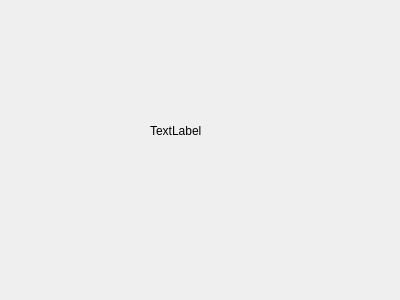
<?xml version="1.0" encoding="UTF-8"?>
<ui version="4.0">
 <class>LoadingWidget</class>
 <widget class="QDialog" name="LoadingWidget">
  <property name="geometry">
   <rect>
    <x>0</x>
    <y>0</y>
    <width>400</width>
    <height>300</height>
   </rect>
  </property>
  <property name="windowTitle">
   <string>Form</string>
  </property>
  <widget class="QLabel" name="label">
   <property name="geometry">
    <rect>
     <x>150</x>
     <y>90</y>
     <width>81</width>
     <height>81</height>
    </rect>
   </property>
   <property name="text">
    <string>TextLabel</string>
   </property>
  </widget>
 </widget>
 <resources/>
 <connections/>
</ui>
